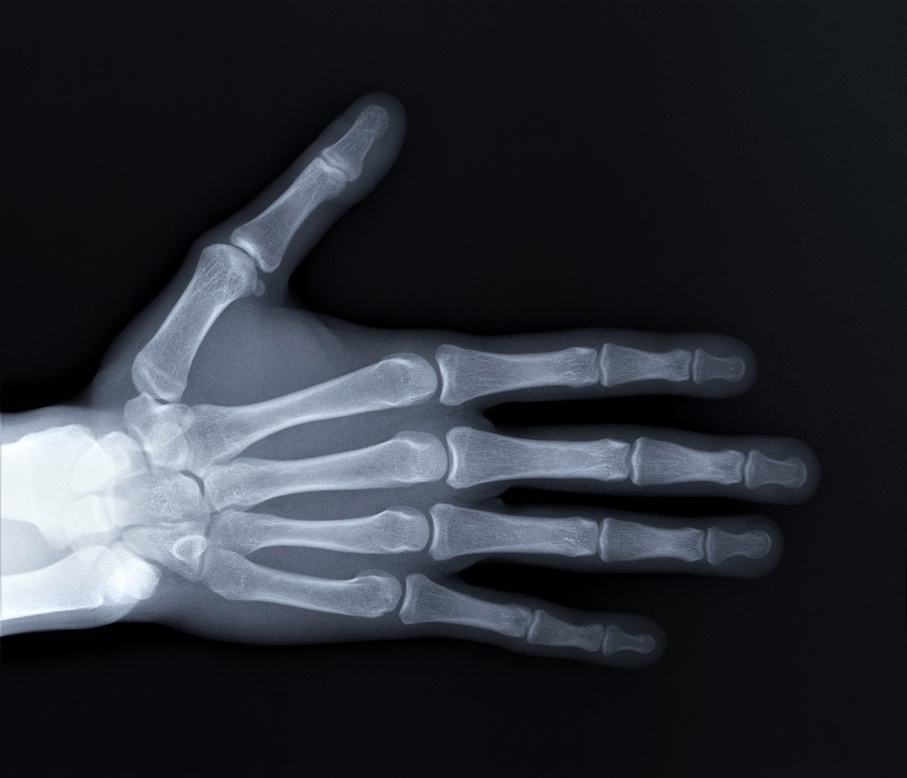
#> input picture example_xray.jpg, 907 x 778 px, shrunk from 3321 x 2850 before the run
$ python 1-raw.py
#> lines starting #> are read from the running program, lines starting #| are printed output that depends on the picture
# ==============================================================================
# Skrip Analisis Citra Kepadatan Tulang Menggunakan GMM-EM
# ==============================================================================
# Deskripsi:
# Skrip ini melakukan segmentasi pada citra grayscale (seperti hasil X-ray)
# untuk mengidentifikasi area dengan intensitas berbeda. Tujuannya adalah
# untuk riset dan eksperimen, bukan untuk diagnosis medis.
#
# Pustaka yang dibutuhkan:
# - opencv-python-headless : Untuk memproses gambar
# - scikit-learn            : Untuk implementasi GMM-EM
# - matplotlib              : Untuk menampilkan hasil
#
# Cara Menjalankan:
# 1. Simpan skrip ini sebagai file Python (misal: analisis_tulang.py).
# 2. Letakkan file gambar yang akan dianalisis di folder yang sama.
# 3. Ganti nilai variabel `image_path` dengan nama file gambar Anda.
# 4. Jalankan dari terminal: python analisis_tulang.py
# ==============================================================================

import cv2
import numpy as np
from sklearn.mixture import GaussianMixture
import matplotlib.pyplot as plt

def segment_bone_density(image_path, n_clusters=3):
    """
    Fungsi untuk memuat gambar, melakukan segmentasi dengan GMM,
    dan menampilkan hasilnya.

    Args:
        image_path (str): Path menuju file gambar.
        n_clusters (int): Jumlah cluster yang ingin diidentifikasi.
                          Contoh: 3 untuk (background, jaringan lunak, tulang padat).
    """
#> called with image_path = 'example_xray.jpg', n_clusters = 3
    # --- Langkah 1: Memuat dan Memproses Gambar ---
    try:
        # Membaca gambar dalam mode grayscale (skala keabuan)
        img = cv2.imread(image_path, cv2.IMREAD_GRAYSCALE)
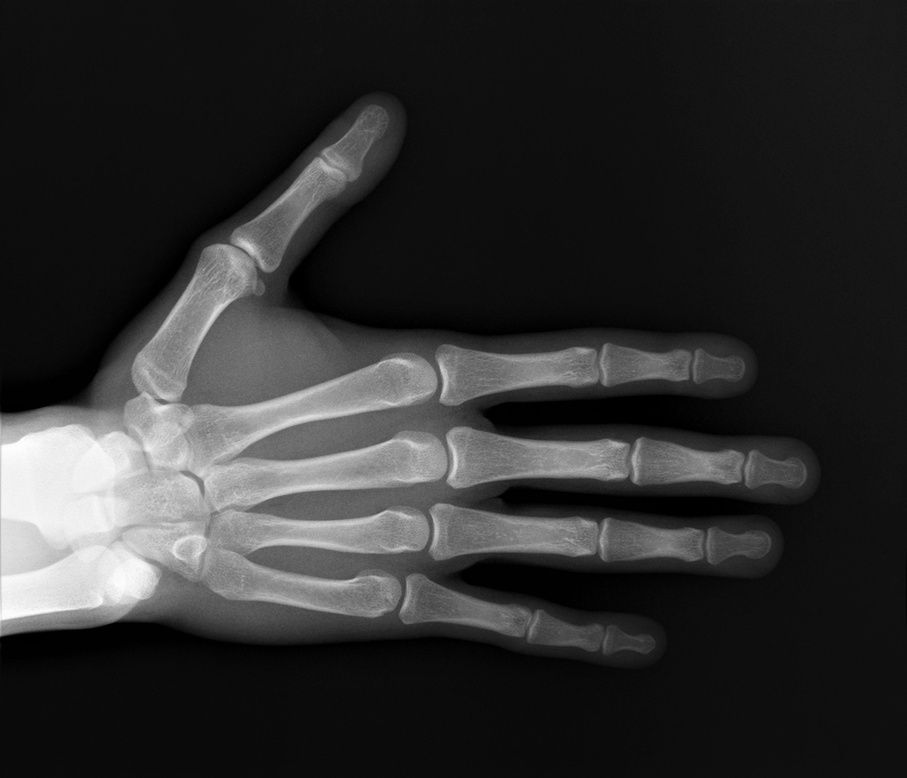
#> img: shape (778, 907); min 0, max 255, mean 46.8

        # Cek jika gambar gagal dimuat
        if img is None:
            print(f"Error: Gagal memuat gambar dari path: {image_path}")
            print("Pastikan nama file dan path sudah benar.")
            return

        print("Gambar berhasil dimuat.")

        # Mengubah gambar 2D (tinggi x lebar) menjadi array 1D (jumlah_piksel x 1)
        # Ini diperlukan karena scikit-learn mengharapkan input 2D
        pixel_values = img.reshape(-1, 1)
        print(f"Gambar diubah menjadi {pixel_values.shape[0]} piksel untuk analisis.")
#| Gambar diubah menjadi 705646 piksel untuk analisis.

    except Exception as e:
        print(f"Terjadi error saat memuat gambar: {e}")
        return

    # --- Langkah 2: Menerapkan Algoritma GMM-EM ---
    print(f"Memulai clustering GMM dengan {n_clusters} komponen...")
    try:
        # Inisialisasi model GMM
        gmm = GaussianMixture(n_components=n_clusters, random_state=42)

        # Melatih model pada data piksel
        gmm.fit(pixel_values)

        # Memprediksi label cluster untuk setiap piksel
        labels = gmm.predict(pixel_values)
        print("Clustering GMM selesai.")

    except Exception as e:
        print(f"Terjadi error saat menjalankan GMM: {e}")
        return

    # --- Langkah 3: Mengurutkan Cluster Berdasarkan Kecerahan ---
    # Mengurutkan label cluster agar warnanya konsisten:
    # Cluster paling gelap -> 0, paling terang -> n_clusters-1
    # Membuat visualisasi lebih intuitif (tulang padat = warna paling cerah)
    means = gmm.means_.flatten()
    sorted_indices = np.argsort(means)
    sorted_labels = np.zeros_like(labels)
    for i, idx in enumerate(sorted_indices):
        sorted_labels[labels == idx] = i

    # Mengubah kembali array label yang sudah diurutkan menjadi bentuk gambar asli
    segmented_image = sorted_labels.reshape(img.shape)
    print("Label cluster telah diurutkan berdasarkan intensitas rata-rata.")

    # --- Langkah 4: Menampilkan Hasil ---
    print("Menampilkan gambar asli dan hasil segmentasi...")
    plt.figure(figsize=(12, 6))

    # Tampilkan gambar asli
    plt.subplot(1, 2, 1)
    plt.title("Gambar Asli")
    plt.imshow(img, cmap='gray')
    plt.axis('off')

    # Tampilkan gambar hasil segmentasi
    plt.subplot(1, 2, 2)
    plt.title(f"Hasil Segmentasi GMM ({n_clusters} Cluster)")
    # 'viridis' adalah colormap yang memberikan kontras warna yang baik
    plt.imshow(segmented_image, cmap='viridis')
    plt.axis('off')

    plt.suptitle("Analisis Kepadatan Tulang (Eksperimental)", fontsize=16)
    plt.tight_layout(rect=[0, 0.03, 1, 0.95])
    plt.show()
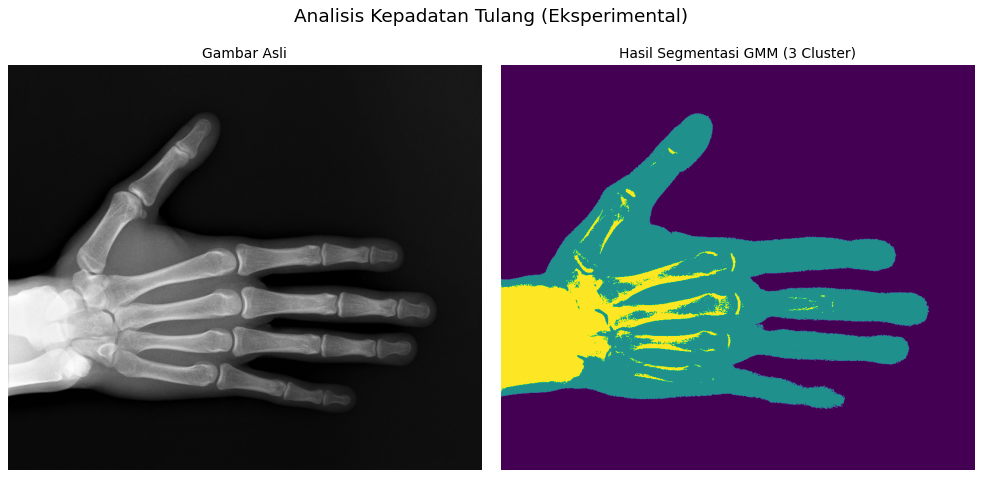
#> figure drawn by matplotlib, 2 panels


# --- Main Program ---
if __name__ == "__main__":
    # GANTI NAMA FILE DI BAWAH INI dengan nama file gambar Anda
    # Pastikan gambar berada di folder yang sama dengan skrip ini.
    image_path = "example_xray.jpg"

    # Anda bisa mengubah jumlah cluster jika diperlukan
    # Misalnya, jika ada lebih banyak variasi jaringan yang ingin dipisahkan
    num_of_clusters = 3

    # Memanggil fungsi utama untuk memulai proses
    segment_bone_density(image_path, num_of_clusters)
